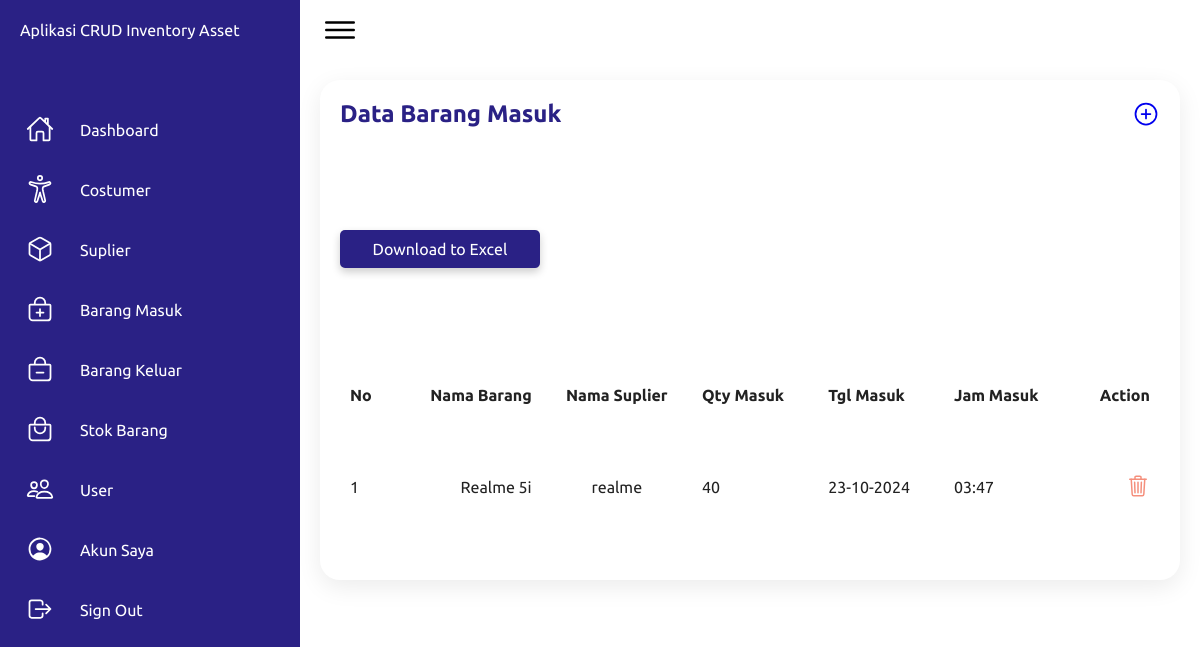
Page /website/app/barangMasuk (signed in) on the committed database.
### tables this page shows
CREATE TABLE `data_barang` (
  `idBarang` int(255) NOT NULL,
  `namaBarang` varchar(1000) NOT NULL,
  `hargaBarang` int(255) NOT NULL,
  `satuanBarang` varchar(1000) NOT NULL,
  `qtyBarang` int(255) NOT NULL,
  `username` varchar(500) NOT NULL
);

CREATE TABLE `users` (
  `id` int(255) NOT NULL,
  `username` varchar(1000) NOT NULL,
  `password` varchar(1000) NOT NULL,
  `nohp` varchar(25) NOT NULL,
  `filefoto` varchar(1000) NOT NULL,
  `alamat` text NOT NULL,
  `role` enum('Admin','Costumer','Supplier') NOT NULL,
  `salt` varchar(255) NOT NULL
);

CREATE TABLE `barangmasuk` (
  `idMasuk` int(255) NOT NULL,
  `username` varchar(500) NOT NULL,
  `idBarang` int(255) NOT NULL,
  `qtyMasuk` int(255) NOT NULL,
  `tglMasuk` date NOT NULL,
  `jamMasuk` varchar(100) NOT NULL
);

### website/app/barangMasuk/index.php (the view, shortened to what this page needs)
<!DOCTYPE html>
<html lang="en">
    <head>
        <link rel="stylesheet" href="../../css/dashboard.css">
    </head>
    <body>
        <div class="container">
            <div class="navigation">
                <ul>
                    <li>
                        <a href="#">
                            <span class="title">Aplikasi CRUD Inventory Asset</span>
                        </a>
                    </li>
                    <li>
                        <a href="../beranda">
                            <span class="icon">
                                <ion-icon name="home-outline"></ion-icon>
                            </span>
                            <span class="title">Dashboard</span>
                        </a>
                    </li>
                    <li>
                        <a href="../costumer">
                            <span class="icon">
                                <ion-icon name="accessibility-outline"></ion-icon>
                            </span>
                            <span class="title">Costumer</span>
                        </a>
                    </li>
                    <li>
                        <a href="../suplier">
                            <span class="icon">
                                <ion-icon name="cube-outline"></ion-icon>
                            </span>
                            <span class="title">Suplier</span>
                        </a>
                    </li>
                    <li>
                        <a href="#">
                            <span class="icon">
                                <ion-icon name="bag-add-outline"></ion-icon>
                            </span>
                            <span class="title">Barang Masuk</span>
                        </a>
                    </li>
                    <li>
                        <a href="../barangKeluar">
                            <span class="icon">
                                <ion-icon name="bag-remove-outline"></ion-icon>
                            </span>
                            <span class="title">Barang Keluar</span>
                        </a>
                    </li>
                    <li>
                        <a href="../stokBarang">
                            <span class="icon">
                                <ion-icon name="bag-handle-outline"></ion-icon>
                            </span>
                            <span class="title">Stok Barang</span>
                        </a>
                    </li>
                    <li>
                        <a href="../user">
                            <span class="icon">
                                <ion-icon name="people-outline"></ion-icon>
                            </span>
                            <span class="title">User</span>
                        </a>
                    </li>
                    <li>
                        <a href="../account">
                            <span class="icon">
                                <ion-icon name="person-circle-outline"></ion-icon>
                            </span>
                            <span class="title">Akun Saya</span>
                        </a>
                    </li>
                    <li>
                        <a href="#" id="showModal">
                            <span class="icon">
                                <ion-icon name="log-out-outline"></ion-icon>
                            </span>
                            <span class="title">Sign Out</span>
                        </a>
                    </li>
                </ul>
            </div>
            <div class="main">
                <div class="topbar">
                    <div class="toggle">
                        <ion-icon name="menu-outline"></ion-icon>
                    </div>
                </div>
                <div class="details" style="display: block;">
                    <div class="recentOrders">
                        <div class="cardHeader">
                            <h2>Data Barang Masuk</h2>
                            <a href="input.php">
                                <ion-icon style="font-size: 1.75rem;" name="add-circle-outline"></ion-icon>
                            </a>
                        </div>
                        <button type="submit" onclick="downloadfile()" class="download-button">Download to Excel</button>
                        <?php
                            require '../../config.php';
                            try {
                                $stmt = $pdo->prepare("SELECT * FROM data_barang INNER JOIN barangmasuk ON data_barang.idBarang = barangmasuk.idBarang INNER JOIN users ON barangmasuk.username = users.username");
                                $stmt->execute();
                                $dataMasuks = $stmt->fetchAll(PDO::FETCH_ASSOC);
                                $no = 1;
                            } catch (PDOException $e) {
                                error_log("Database error: " . $e->getMessage());
                                echo "Terjadi kesalahan. Silakan coba lagi nanti.";
                                exit();
                            }
                        ?>
                        <table>
                            <thead>
                                <tr>
                                    <td>No</td>
                                    <td>Nama Barang</td>
                                    <td>Nama Suplier</td>
                                    <td>Qty Masuk</td>
                                    <td>Tgl Masuk</td>
                                    <td>Jam Masuk</td>
                                    <td>Action</td>
                                </tr>
                            </thead>
                            <tbody>
                                <?php if ($dataMasuks): ?>
                                    <?php foreach ($dataMasuks as $masuk): ?>
                                        <tr>
                                            <td><?php echo $no++ ?></td>
                                            <td><?php echo htmlspecialchars($masuk['namaBarang']); ?></td>
                                            <td><?php echo htmlspecialchars($masuk['username']); ?></td>
                                            <td><?php echo htmlspecialchars($masuk['qtyMasuk']); ?></td>
                                            <td><?php echo htmlspecialchars(date('d-m-Y', strtotime($masuk['tglMasuk']))); ?></td>
                                            <td><?php echo htmlspecialchars($masuk['jamMasuk']); ?></td>
                                            <td>
                                                <a style="color: #f58f7c;" href="#" class="showDeleteModal" data-id="<?php echo htmlspecialchars($masuk['idMasuk']); ?>" data-nama="<?php echo htmlspecialchars($masuk['namaBarang']); ?>">
                                                    <ion-icon name="trash-outline" style="font-size: 1.50rem;"></ion-icon>
                                                </a>
                                            </td>
                                        </tr>
                                    <?php endforeach; ?>
                                <?php else: ?>
                                    <tr>
                                        <td colspan="7">Tidak ada data barang masuk.</td>
                                    </tr>
                                <?php endif; ?>
                            </tbody>
                        </table>
                    </div>
                </div>
            </div>
        </div>
    </body>
</html>

### website/css/dashboard.css (style rules this page uses)
* { font-family: "Ubuntu", sans-serif; margin: 0; padding: 0; box-sizing: border-box; }
:root { --blue: #2a2185; --white: #fff; --gray: #f5f5f5; --black1: #222; --black2: #999; }
body { min-height: 100vh; overflow-x: hidden; }
.container { position: relative; width: 100%; }
.navigation { position: fixed; width: 300px; height: 100%; background: var(--blue); border-left: 10px solid var(--blue); transition: 0.5s; overflow: hidden; }
.navigation ul { position: absolute; top: 0; left: 0; width: 100%; }
.navigation ul li { position: relative; width: 100%; list-style: none; border-top-left-radius: 30px; border-bottom-left-radius: 30px; }
.navigation ul li:nth-child(1) { margin-bottom: 40px; pointer-events: none; }
.navigation ul li a { position: relative; display: block; width: 100%; display: flex; text-decoration: none; color: var(--white); }
.navigation ul li a .icon { position: relative; display: block; min-width: 60px; height: 60px; line-height: 75px; text-align: center; }
.navigation ul li a .icon ion-icon { font-size: 1.75rem; }
.navigation ul li a .title { position: relative; display: block; padding: 0 10px; height: 60px; line-height: 60px; text-align: start; white-space: nowrap; }
.main { position: absolute; width: calc(100% - 300px); left: 300px; min-height: 100vh; background: var(--white); transition: 0.5s; }
.topbar { width: 100%; height: 60px; display: flex; justify-content: space-between; align-items: center; padding: 0 10px; }
.toggle { position: relative; width: 60px; height: 60px; display: flex; justify-content: center; align-items: center; font-size: 2.5rem; cursor: pointer; }
.details { position: relative; width: 100%; padding: 20px; display: grid; grid-template-columns: 2fr 1fr; grid-gap: 30px; }
.details .recentOrders { position: relative; display: grid; min-height: 500px; background: var(--white); padding: 20px; box-shadow: 0 7px 25px rgba(0, 0, 0, 0.08); border-radius: 20px; }
.details .cardHeader { display: flex; justify-content: space-between; align-items: flex-start; }
.cardHeader h2 { font-weight: 600; color: var(--blue); }
.details table { width: 100%; border-collapse: collapse; margin-top: 10px; }
.details table thead td { font-weight: 600; }
.details .recentOrders table tr { color: var(--black1); border-bottom: 1px solid rgba(0, 0, 0, 0.1); }
.details .recentOrders table tr:last-child { border-bottom: none; }
.details .recentOrders table tr td { padding: 10px; }
.details .recentOrders table tr td:last-child { text-align: end; }
.details .recentOrders table tr td:nth-child(2) { text-align: end; }
.details .recentOrders table tr td:nth-child(3) { text-align: center; }

### website/app/barangMasuk/index.php (style rules this page uses)
.download-button { cursor: pointer; background-color: #2a2185; color: white; border: none; width: 200px; height: min-content; border-radius: 5px; padding: 10px 20px; font-size: 16px; transition: background-color 0.3s, transform 0.3s; box-shadow: 0 4px 8px rgba(0, 0, 0, 0.2); }

### rows in the picture
data_barang: namaBarang "Realme 5i", users.username "realme", barangmasuk.qtyMasuk "40", barangmasuk.tglMasuk "23-10-2024", barangmasuk.jamMasuk "03:47"
